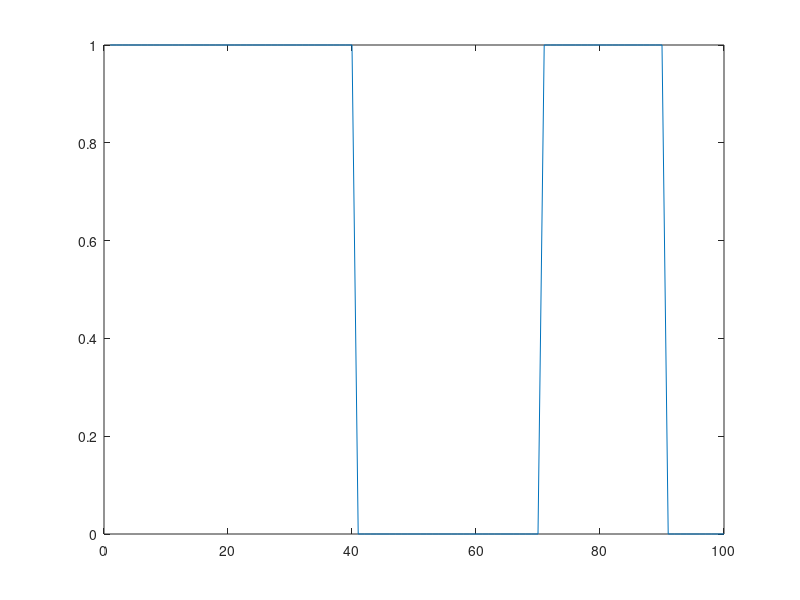
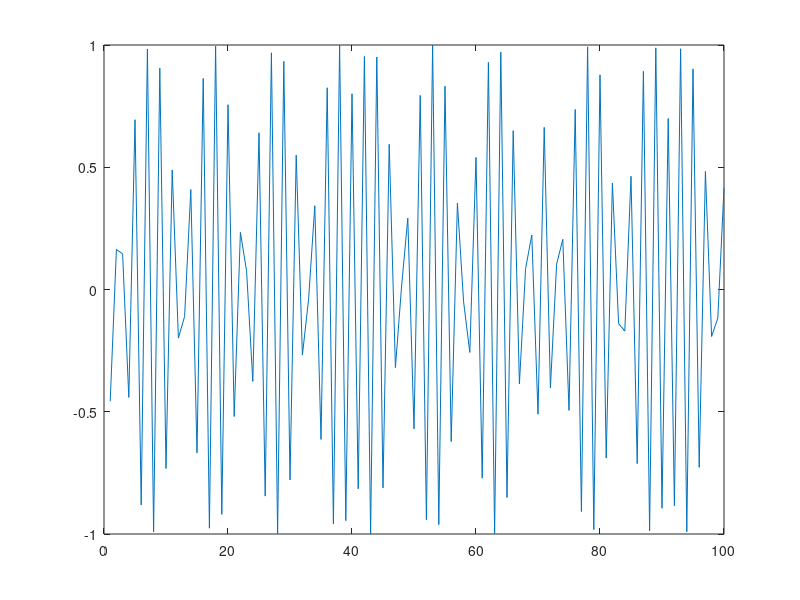

Write MATLAB code to recreate these figures, in order.
close all;
clear all;
x = rand(1,10);
y = round(x);
k = 1;
for i = 1:10
    for j = 1:10
        z(k) = y(i);
        k = k+1;
    end;
end;
figure(1);
plot(z);
t= 0.1:1:100;
for l = 1:100
    if( z(l) > 0)
        out(l) = cos(10000.*l + pi./4);
    else
        out(l) = cos(10000.*l - pi./4);
    end;
end;
figure(2);
plot(out);
        